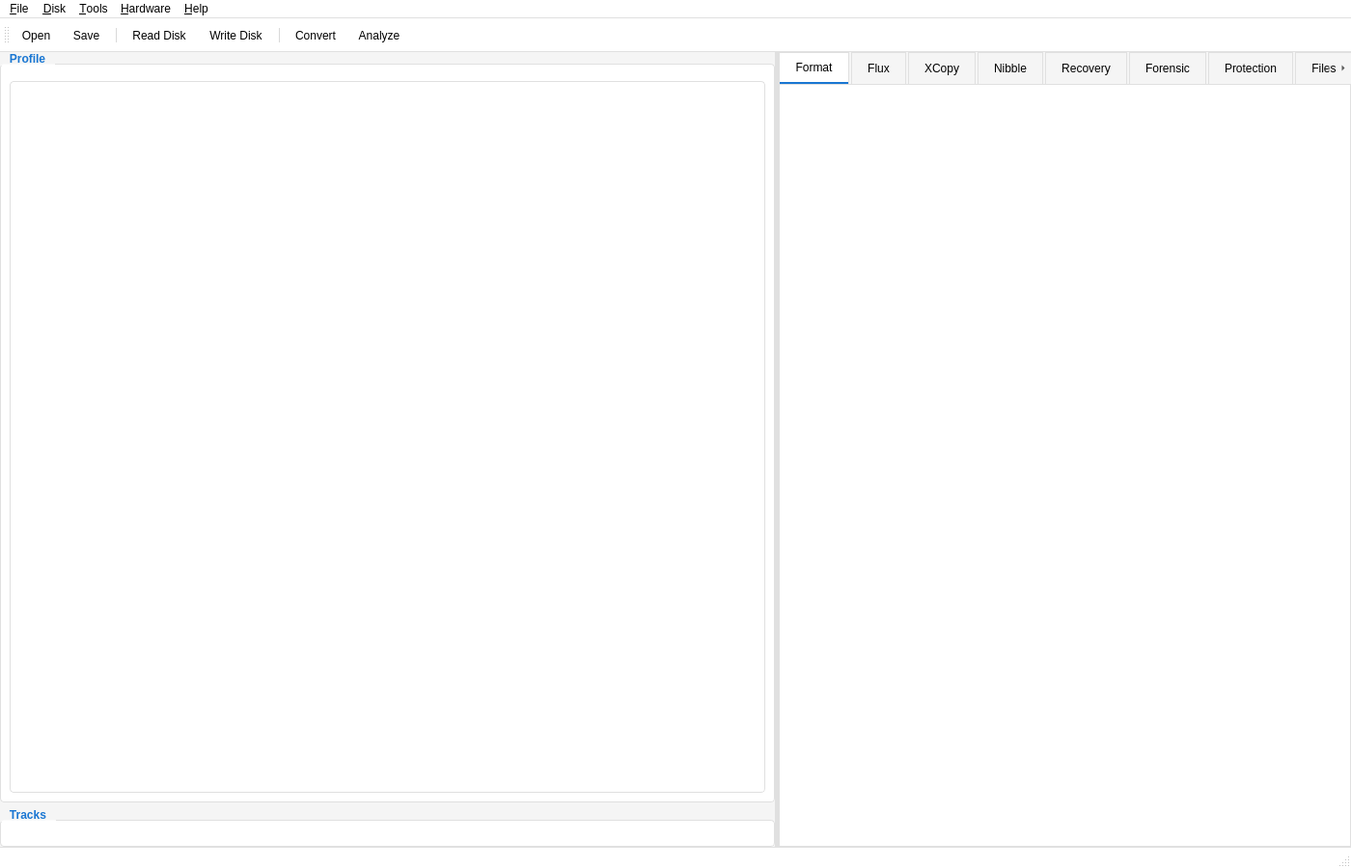
<?xml version="1.0" encoding="UTF-8"?>
<ui version="4.0">
 <class>UftMainWindow</class>
 <widget class="QMainWindow" name="UftMainWindow">
  <property name="geometry">
   <rect>
    <x>0</x>
    <y>0</y>
    <width>1400</width>
    <height>900</height>
   </rect>
  </property>
  <property name="windowTitle">
   <string>UnifiedFloppyTool v5.32</string>
  </property>
  <property name="styleSheet">
   <string notr="true">
/* Light Theme */
QMainWindow {
    background-color: #f5f5f5;
}

QMenuBar {
    background-color: #ffffff;
    border-bottom: 1px solid #e0e0e0;
}

QMenuBar::item:selected {
    background-color: #e3f2fd;
}

QMenu {
    background-color: #ffffff;
    border: 1px solid #e0e0e0;
}

QMenu::item:selected {
    background-color: #e3f2fd;
}

QToolBar {
    background-color: #ffffff;
    border-bottom: 1px solid #e0e0e0;
    spacing: 4px;
    padding: 4px;
}

QToolButton {
    background-color: transparent;
    border: 1px solid transparent;
    border-radius: 4px;
    padding: 4px;
}

QToolButton:hover {
    background-color: #e3f2fd;
    border: 1px solid #90caf9;
}

QToolButton:pressed {
    background-color: #bbdefb;
}

QTabWidget::pane {
    border: 1px solid #e0e0e0;
    background-color: #ffffff;
}

QTabBar::tab {
    background-color: #f5f5f5;
    border: 1px solid #e0e0e0;
    border-bottom: none;
    padding: 8px 16px;
    margin-right: 2px;
}

QTabBar::tab:selected {
    background-color: #ffffff;
    border-bottom: 2px solid #1976d2;
}

QTabBar::tab:hover:!selected {
    background-color: #e3f2fd;
}

QGroupBox {
    font-weight: bold;
    border: 1px solid #e0e0e0;
    border-radius: 4px;
    margin-top: 12px;
    padding-top: 8px;
    background-color: #ffffff;
}

QGroupBox::title {
    subcontrol-origin: margin;
    subcontrol-position: top left;
    padding: 0 8px;
    color: #1976d2;
}

QComboBox, QSpinBox, QDoubleSpinBox, QLineEdit {
    border: 1px solid #e0e0e0;
    border-radius: 4px;
    padding: 4px 8px;
    background-color: #ffffff;
}

QComboBox:focus, QSpinBox:focus, QDoubleSpinBox:focus, QLineEdit:focus {
    border: 1px solid #1976d2;
}

QComboBox::drop-down {
    border: none;
    width: 20px;
}

QPushButton {
    background-color: #1976d2;
    color: white;
    border: none;
    border-radius: 4px;
    padding: 8px 16px;
    font-weight: bold;
}

QPushButton:hover {
    background-color: #1565c0;
}

QPushButton:pressed {
    background-color: #0d47a1;
}

QPushButton:disabled {
    background-color: #bdbdbd;
}

QPushButton[flat="true"] {
    background-color: transparent;
    color: #1976d2;
}

QPushButton[flat="true"]:hover {
    background-color: #e3f2fd;
}

QCheckBox, QRadioButton {
    spacing: 8px;
}

QCheckBox::indicator, QRadioButton::indicator {
    width: 18px;
    height: 18px;
}

QTreeWidget, QTableWidget, QListWidget {
    border: 1px solid #e0e0e0;
    border-radius: 4px;
    background-color: #ffffff;
    alternate-background-color: #fafafa;
}

QTreeWidget::item:selected, QTableWidget::item:selected, QListWidget::item:selected {
    background-color: #e3f2fd;
    color: #000000;
}

QHeaderView::section {
    background-color: #f5f5f5;
    border: none;
    border-right: 1px solid #e0e0e0;
    border-bottom: 1px solid #e0e0e0;
    padding: 8px;
    font-weight: bold;
}

QProgressBar {
    border: 1px solid #e0e0e0;
    border-radius: 4px;
    background-color: #f5f5f5;
    text-align: center;
}

QProgressBar::chunk {
    background-color: #4caf50;
    border-radius: 3px;
}

QStatusBar {
    background-color: #ffffff;
    border-top: 1px solid #e0e0e0;
}

QScrollBar:vertical {
    border: none;
    background-color: #f5f5f5;
    width: 12px;
    margin: 0;
}

QScrollBar::handle:vertical {
    background-color: #bdbdbd;
    border-radius: 6px;
    min-height: 30px;
}

QScrollBar::handle:vertical:hover {
    background-color: #9e9e9e;
}

QScrollBar::add-line:vertical, QScrollBar::sub-line:vertical {
    height: 0;
}

QSplitter::handle {
    background-color: #e0e0e0;
}

QSplitter::handle:hover {
    background-color: #1976d2;
}
   </string>
  </property>
  <widget class="QWidget" name="centralwidget">
   <layout class="QVBoxLayout" name="verticalLayout">
    <property name="spacing">
     <number>0</number>
    </property>
    <property name="leftMargin">
     <number>0</number>
    </property>
    <property name="topMargin">
     <number>0</number>
    </property>
    <property name="rightMargin">
     <number>0</number>
    </property>
    <property name="bottomMargin">
     <number>0</number>
    </property>
    <item>
     <widget class="QSplitter" name="mainSplitter">
      <property name="orientation">
       <enum>Qt::Horizontal</enum>
      </property>
      <!-- Left Panel: Profile Tree + Track Grid -->
      <widget class="QWidget" name="leftPanel">
       <layout class="QVBoxLayout" name="leftLayout">
        <item>
         <widget class="QGroupBox" name="profileGroup">
          <property name="title">
           <string>Profile</string>
          </property>
          <layout class="QVBoxLayout" name="profileLayout">
           <item>
            <widget class="QTreeWidget" name="profileTree">
             <property name="minimumWidth">
              <number>250</number>
             </property>
             <property name="headerHidden">
              <bool>true</bool>
             </property>
            </widget>
           </item>
          </layout>
         </widget>
        </item>
        <item>
         <widget class="QGroupBox" name="trackGridGroup">
          <property name="title">
           <string>Tracks</string>
          </property>
          <layout class="QVBoxLayout" name="trackGridLayout">
           <!-- UftTrackGridWidget will be added here -->
          </layout>
         </widget>
        </item>
       </layout>
      </widget>
      <!-- Center Panel: Main Tab Widget -->
      <widget class="QTabWidget" name="mainTabs">
       <property name="currentIndex">
        <number>0</number>
       </property>
       <widget class="QWidget" name="tabFormat">
        <attribute name="title">
         <string>Format</string>
        </attribute>
       </widget>
       <widget class="QWidget" name="tabFlux">
        <attribute name="title">
         <string>Flux</string>
        </attribute>
       </widget>
       <widget class="QWidget" name="tabXCopy">
        <attribute name="title">
         <string>XCopy</string>
        </attribute>
       </widget>
       <widget class="QWidget" name="tabNibble">
        <attribute name="title">
         <string>Nibble</string>
        </attribute>
       </widget>
       <widget class="QWidget" name="tabRecovery">
        <attribute name="title">
         <string>Recovery</string>
        </attribute>
       </widget>
       <widget class="QWidget" name="tabForensic">
        <attribute name="title">
         <string>Forensic</string>
        </attribute>
       </widget>
       <widget class="QWidget" name="tabProtection">
        <attribute name="title">
         <string>Protection</string>
        </attribute>
       </widget>
       <widget class="QWidget" name="tabFiles">
        <attribute name="title">
         <string>Files</string>
        </attribute>
       </widget>
       <widget class="QWidget" name="tabHex">
        <attribute name="title">
         <string>Hex View</string>
        </attribute>
       </widget>
       <widget class="QWidget" name="tabHardware">
        <attribute name="title">
         <string>Hardware</string>
        </attribute>
       </widget>
      </widget>
     </widget>
    </item>
   </layout>
  </widget>
  <widget class="QMenuBar" name="menubar">
   <property name="geometry">
    <rect>
     <x>0</x>
     <y>0</y>
     <width>1400</width>
     <height>24</height>
    </rect>
   </property>
   <widget class="QMenu" name="menuFile">
    <property name="title">
     <string>&amp;File</string>
    </property>
    <addaction name="actionOpen"/>
    <addaction name="actionSave"/>
    <addaction name="actionSaveAs"/>
    <addaction name="separator"/>
    <addaction name="actionExport"/>
    <addaction name="actionImport"/>
    <addaction name="separator"/>
    <addaction name="actionExit"/>
   </widget>
   <widget class="QMenu" name="menuDisk">
    <property name="title">
     <string>&amp;Disk</string>
    </property>
    <addaction name="actionReadDisk"/>
    <addaction name="actionWriteDisk"/>
    <addaction name="actionVerifyDisk"/>
    <addaction name="separator"/>
    <addaction name="actionFormatDisk"/>
   </widget>
   <widget class="QMenu" name="menuTools">
    <property name="title">
     <string>&amp;Tools</string>
    </property>
    <addaction name="actionConvert"/>
    <addaction name="actionAnalyze"/>
    <addaction name="actionRepair"/>
    <addaction name="actionCompare"/>
   </widget>
   <widget class="QMenu" name="menuHardware">
    <property name="title">
     <string>&amp;Hardware</string>
    </property>
    <addaction name="actionDetectHardware"/>
    <addaction name="actionHardwareSettings"/>
   </widget>
   <widget class="QMenu" name="menuHelp">
    <property name="title">
     <string>&amp;Help</string>
    </property>
    <addaction name="actionHelp"/>
    <addaction name="actionAbout"/>
   </widget>
   <addaction name="menuFile"/>
   <addaction name="menuDisk"/>
   <addaction name="menuTools"/>
   <addaction name="menuHardware"/>
   <addaction name="menuHelp"/>
  </widget>
  <widget class="QToolBar" name="mainToolBar">
   <property name="windowTitle">
    <string>Main Toolbar</string>
   </property>
   <attribute name="toolBarArea">
    <enum>TopToolBarArea</enum>
   </attribute>
   <addaction name="actionOpen"/>
   <addaction name="actionSave"/>
   <addaction name="separator"/>
   <addaction name="actionReadDisk"/>
   <addaction name="actionWriteDisk"/>
   <addaction name="separator"/>
   <addaction name="actionConvert"/>
   <addaction name="actionAnalyze"/>
  </widget>
  <widget class="QStatusBar" name="statusbar"/>
  <action name="actionOpen">
   <property name="text">
    <string>&amp;Open...</string>
   </property>
   <property name="shortcut">
    <string>Ctrl+O</string>
   </property>
  </action>
  <action name="actionSave">
   <property name="text">
    <string>&amp;Save</string>
   </property>
   <property name="shortcut">
    <string>Ctrl+S</string>
   </property>
  </action>
  <action name="actionSaveAs">
   <property name="text">
    <string>Save &amp;As...</string>
   </property>
   <property name="shortcut">
    <string>Ctrl+Shift+S</string>
   </property>
  </action>
  <action name="actionExport">
   <property name="text">
    <string>&amp;Export Files...</string>
   </property>
  </action>
  <action name="actionImport">
   <property name="text">
    <string>&amp;Import Files...</string>
   </property>
  </action>
  <action name="actionExit">
   <property name="text">
    <string>E&amp;xit</string>
   </property>
   <property name="shortcut">
    <string>Ctrl+Q</string>
   </property>
  </action>
  <action name="actionReadDisk">
   <property name="text">
    <string>&amp;Read Disk</string>
   </property>
   <property name="shortcut">
    <string>F5</string>
   </property>
  </action>
  <action name="actionWriteDisk">
   <property name="text">
    <string>&amp;Write Disk</string>
   </property>
   <property name="shortcut">
    <string>F6</string>
   </property>
  </action>
  <action name="actionVerifyDisk">
   <property name="text">
    <string>&amp;Verify Disk</string>
   </property>
   <property name="shortcut">
    <string>F7</string>
   </property>
  </action>
  <action name="actionFormatDisk">
   <property name="text">
    <string>&amp;Format Disk</string>
   </property>
  </action>
  <action name="actionConvert">
   <property name="text">
    <string>&amp;Convert...</string>
   </property>
   <property name="shortcut">
    <string>Ctrl+K</string>
   </property>
  </action>
  <action name="actionAnalyze">
   <property name="text">
    <string>&amp;Analyze</string>
   </property>
   <property name="shortcut">
    <string>Ctrl+A</string>
   </property>
  </action>
  <action name="actionRepair">
   <property name="text">
    <string>&amp;Repair...</string>
   </property>
  </action>
  <action name="actionCompare">
   <property name="text">
    <string>C&amp;ompare...</string>
   </property>
  </action>
  <action name="actionDetectHardware">
   <property name="text">
    <string>&amp;Detect Hardware</string>
   </property>
  </action>
  <action name="actionHardwareSettings">
   <property name="text">
    <string>Hardware &amp;Settings...</string>
   </property>
  </action>
  <action name="actionHelp">
   <property name="text">
    <string>&amp;Help</string>
   </property>
   <property name="shortcut">
    <string>F1</string>
   </property>
  </action>
  <action name="actionAbout">
   <property name="text">
    <string>&amp;About UFT</string>
   </property>
  </action>
 </widget>
 <resources/>
 <connections/>
</ui>
